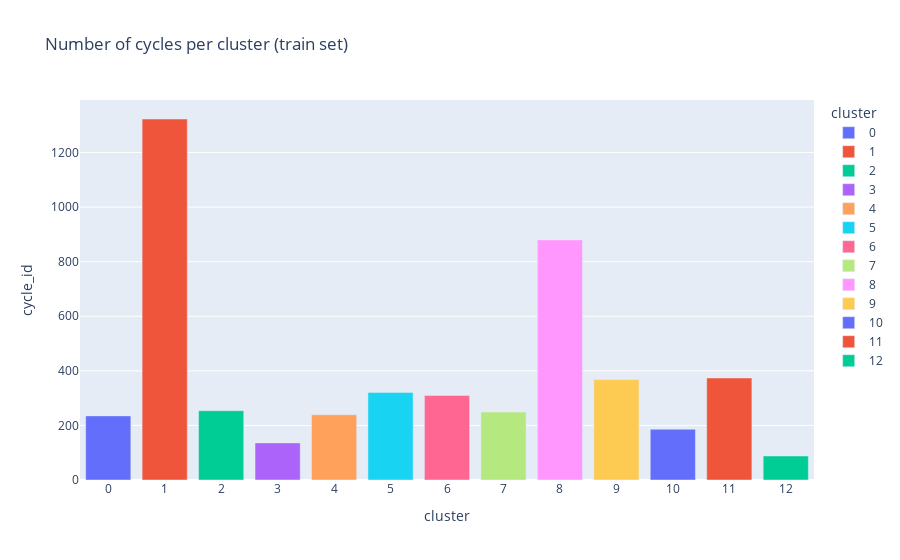
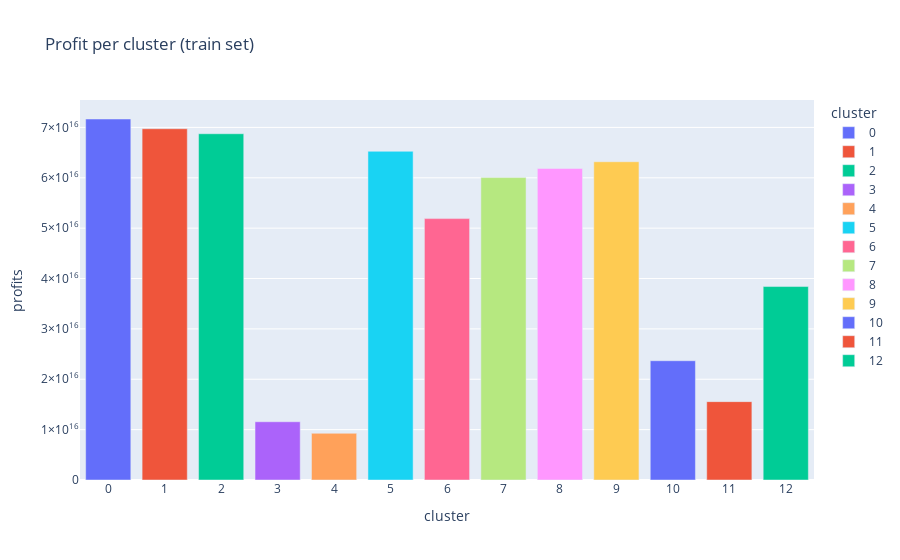
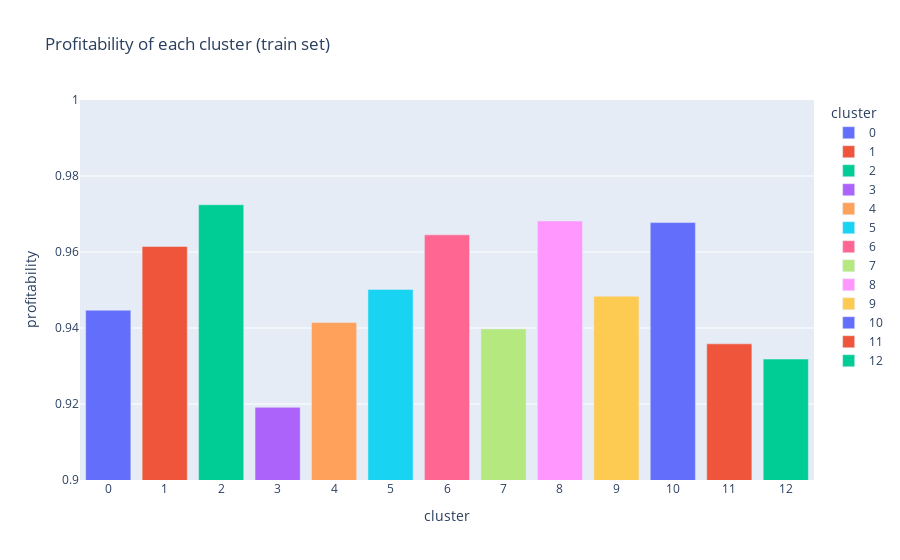
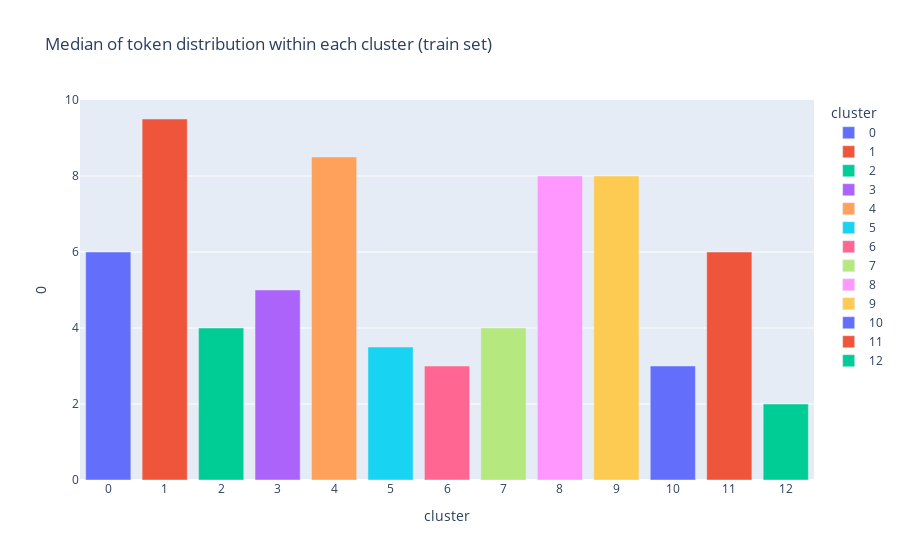

The notebook cell saved with these charts, in order:
### Code cell
pipeline_metrics= [
    nb_cycles_clusters,
    profits_clusters,
    profitability_clusters,
    median_token_clusters,
    entropy_clusters
]

train_grouper = cluster_profits = fX_train.groupby('cluster')

[agg(train_grouper) for agg in pipeline_metrics]

### Figure 1 — Plotly figure (JSON) as saved in the notebook; plotly's stock layout.template omitted (floating-point values rounded to 4 significant figures)
{"data": [{"alignmentgroup": "True", "hovertemplate": "cluster=%{x}<br>cycle_id=%{y}<extra></extra>", "legendgroup": "0", "marker": {"color": "#636efa", "pattern": {"shape": ""}}, "name": "0", "offsetgroup": "0", "orientation": "v", "showlegend": true, "textposition": "auto", "type": "bar", "x": ["0"], "xaxis": "x", "y": [235], "yaxis": "y"}, {"alignmentgroup": "True", "hovertemplate": "cluster=%{x}<br>cycle_id=%{y}<extra></extra>", "legendgroup": "1", "marker": {"color": "#EF553B", "pattern": {"shape": ""}}, "name": "1", "offsetgroup": "1", "orientation": "v", "showlegend": true, "textposition": "auto", "type": "bar", "x": ["1"], "xaxis": "x", "y": [1323], "yaxis": "y"}, {"alignmentgroup": "True", "hovertemplate": "cluster=%{x}<br>cycle_id=%{y}<extra></extra>", "legendgroup": "2", "marker": {"color": "#00cc96", "pattern": {"shape": ""}}, "name": "2", "offsetgroup": "2", "orientation": "v", "showlegend": true, "textposition": "auto", "type": "bar", "x": ["2"], "xaxis": "x", "y": [254], "yaxis": "y"}, {"alignmentgroup": "True", "hovertemplate": "cluster=%{x}<br>cycle_id=%{y}<extra></extra>", "legendgroup": "3", "marker": {"color": "#ab63fa", "pattern": {"shape": ""}}, "name": "3", "offsetgroup": "3", "orientation": "v", "showlegend": true, "textposition": "auto", "type": "bar", "x": ["3"], "xaxis": "x", "y": [136], "yaxis": "y"}, {"alignmentgroup": "True", "hovertemplate": "cluster=%{x}<br>cycle_id=%{y}<extra></extra>", "legendgroup": "4", "marker": {"color": "#FFA15A", "pattern": {"shape": ""}}, "name": "4", "offsetgroup": "4", "orientation": "v", "showlegend": true, "textposition": "auto", "type": "bar", "x": ["4"], "xaxis": "x", "y": [239], "yaxis": "y"}, {"alignmentgroup": "True", "hovertemplate": "cluster=%{x}<br>cycle_id=%{y}<extra></extra>", "legendgroup": "5", "marker": {"color": "#19d3f3", "pattern": {"shape": ""}}, "name": "5", "offsetgroup": "5", "orientation": "v", "showlegend": true, "textposition": "auto", "type": "bar", "x": ["5"], "xaxis": "x", "y": [321], "yaxis": "y"}, {"alignmentgroup": "True", "hovertemplate": "cluster=%{x}<br>cycle_id=%{y}<extra></extra>", "legendgroup": "6", "marker": {"color": "#FF6692", "pattern": {"shape": ""}}, "name": "6", "offsetgroup": "6", "orientation": "v", "showlegend": true, "textposition": "auto", "type": "bar", "x": ["6"], "xaxis": "x", "y": [310], "yaxis": "y"}, {"alignmentgroup": "True", "hovertemplate": "cluster=%{x}<br>cycle_id=%{y}<extra></extra>", "legendgroup": "7", "marker": {"color": "#B6E880", "pattern": {"shape": ""}}, "name": "7", "offsetgroup": "7", "orientation": "v", "showlegend": true, "textposition": "auto", "type": "bar", "x": ["7"], "xaxis": "x", "y": [249], "yaxis": "y"}, {"alignmentgroup": "True", "hovertemplate": "cluster=%{x}<br>cycle_id=%{y}<extra></extra>", "legendgroup": "8", "marker": {"color": "#FF97FF", "pattern": {"shape": ""}}, "name": "8", "offsetgroup": "8", "orientation": "v", "showlegend": true, "textposition": "auto", "type": "bar", "x": ["8"], "xaxis": "x", "y": [880], "yaxis": "y"}, {"alignmentgroup": "True", "hovertemplate": "cluster=%{x}<br>cycle_id=%{y}<extra></extra>", "legendgroup": "9", "marker": {"color": "#FECB52", "pattern": {"shape": ""}}, "name": "9", "offsetgroup": "9", "orientation": "v", "showlegend": true, "textposition": "auto", "type": "bar", "x": ["9"], "xaxis": "x", "y": [368], "yaxis": "y"}, {"alignmentgroup": "True", "hovertemplate": "cluster=%{x}<br>cycle_id=%{y}<extra></extra>", "legendgroup": "10", "marker": {"color": "#636efa", "pattern": {"shape": ""}}, "name": "10", "offsetgroup": "10", "orientation": "v", "showlegend": true, "textposition": "auto", "type": "bar", "x": ["10"], "xaxis": "x", "y": [186], "yaxis": "y"}, {"alignmentgroup": "True", "hovertemplate": "cluster=%{x}<br>cycle_id=%{y}<extra></extra>", "legendgroup": "11", "marker": {"color": "#EF553B", "pattern": {"shape": ""}}, "name": "11", "offsetgroup": "11", "orientation": "v", "showlegend": true, "textposition": "auto", "type": "bar", "x": ["11"], "xaxis": "x", "y": [374], "yaxis": "y"}, {"alignmentgroup": "True", "hovertemplate": "cluster=%{x}<br>cycle_id=%{y}<extra></extra>", "legendgroup": "12", "marker": {"color": "#00cc96", "pattern": {"shape": ""}}, "name": "12", "offsetgroup": "12", "orientation": "v", "showlegend": true, "textposition": "auto", "type": "bar", "x": ["12"], "xaxis": "x", "y": [88], "yaxis": "y"}], "layout": {"barmode": "relative", "legend": {"title": {"text": "cluster"}, "tracegroupgap": 0}, "title": {"text": "Number of cycles per cluster (train set)"}, "xaxis": {"anchor": "y", "categoryarray": ["0", "1", "2", "3", "4", "5", "6", "7", "8", "9", "10", "11", "12"], "categoryorder": "array", "domain": [0, 1], "title": {"text": "cluster"}, "type": "category"}, "yaxis": {"anchor": "x", "domain": [0, 1], "title": {"text": "cycle_id"}}}}

### Figure 2 — Plotly figure (JSON) as saved in the notebook; plotly's stock layout.template omitted (floating-point values rounded to 4 significant figures)
{"data": [{"alignmentgroup": "True", "hovertemplate": "cluster=%{x}<br>profits=%{y}<extra></extra>", "legendgroup": "0", "marker": {"color": "#636efa", "pattern": {"shape": ""}}, "name": "0", "offsetgroup": "0", "orientation": "v", "showlegend": true, "textposition": "auto", "type": "bar", "x": ["0"], "xaxis": "x", "y": [71670853254515790], "yaxis": "y"}, {"alignmentgroup": "True", "hovertemplate": "cluster=%{x}<br>profits=%{y}<extra></extra>", "legendgroup": "1", "marker": {"color": "#EF553B", "pattern": {"shape": ""}}, "name": "1", "offsetgroup": "1", "orientation": "v", "showlegend": true, "textposition": "auto", "type": "bar", "x": ["1"], "xaxis": "x", "y": [69739959678993810], "yaxis": "y"}, {"alignmentgroup": "True", "hovertemplate": "cluster=%{x}<br>profits=%{y}<extra></extra>", "legendgroup": "2", "marker": {"color": "#00cc96", "pattern": {"shape": ""}}, "name": "2", "offsetgroup": "2", "orientation": "v", "showlegend": true, "textposition": "auto", "type": "bar", "x": ["2"], "xaxis": "x", "y": [68743845023662290], "yaxis": "y"}, {"alignmentgroup": "True", "hovertemplate": "cluster=%{x}<br>profits=%{y}<extra></extra>", "legendgroup": "3", "marker": {"color": "#ab63fa", "pattern": {"shape": ""}}, "name": "3", "offsetgroup": "3", "orientation": "v", "showlegend": true, "textposition": "auto", "type": "bar", "x": ["3"], "xaxis": "x", "y": [11567094213907902], "yaxis": "y"}, {"alignmentgroup": "True", "hovertemplate": "cluster=%{x}<br>profits=%{y}<extra></extra>", "legendgroup": "4", "marker": {"color": "#FFA15A", "pattern": {"shape": ""}}, "name": "4", "offsetgroup": "4", "orientation": "v", "showlegend": true, "textposition": "auto", "type": "bar", "x": ["4"], "xaxis": "x", "y": [9270026844245614], "yaxis": "y"}, {"alignmentgroup": "True", "hovertemplate": "cluster=%{x}<br>profits=%{y}<extra></extra>", "legendgroup": "5", "marker": {"color": "#19d3f3", "pattern": {"shape": ""}}, "name": "5", "offsetgroup": "5", "orientation": "v", "showlegend": true, "textposition": "auto", "type": "bar", "x": ["5"], "xaxis": "x", "y": [65258737765118850], "yaxis": "y"}, {"alignmentgroup": "True", "hovertemplate": "cluster=%{x}<br>profits=%{y}<extra></extra>", "legendgroup": "6", "marker": {"color": "#FF6692", "pattern": {"shape": ""}}, "name": "6", "offsetgroup": "6", "orientation": "v", "showlegend": true, "textposition": "auto", "type": "bar", "x": ["6"], "xaxis": "x", "y": [51893617472389200], "yaxis": "y"}, {"alignmentgroup": "True", "hovertemplate": "cluster=%{x}<br>profits=%{y}<extra></extra>", "legendgroup": "7", "marker": {"color": "#B6E880", "pattern": {"shape": ""}}, "name": "7", "offsetgroup": "7", "orientation": "v", "showlegend": true, "textposition": "auto", "type": "bar", "x": ["7"], "xaxis": "x", "y": [60041367840888130], "yaxis": "y"}, {"alignmentgroup": "True", "hovertemplate": "cluster=%{x}<br>profits=%{y}<extra></extra>", "legendgroup": "8", "marker": {"color": "#FF97FF", "pattern": {"shape": ""}}, "name": "8", "offsetgroup": "8", "orientation": "v", "showlegend": true, "textposition": "auto", "type": "bar", "x": ["8"], "xaxis": "x", "y": [61857105627267320], "yaxis": "y"}, {"alignmentgroup": "True", "hovertemplate": "cluster=%{x}<br>profits=%{y}<extra></extra>", "legendgroup": "9", "marker": {"color": "#FECB52", "pattern": {"shape": ""}}, "name": "9", "offsetgroup": "9", "orientation": "v", "showlegend": true, "textposition": "auto", "type": "bar", "x": ["9"], "xaxis": "x", "y": [63184594587550540], "yaxis": "y"}, {"alignmentgroup": "True", "hovertemplate": "cluster=%{x}<br>profits=%{y}<extra></extra>", "legendgroup": "10", "marker": {"color": "#636efa", "pattern": {"shape": ""}}, "name": "10", "offsetgroup": "10", "orientation": "v", "showlegend": true, "textposition": "auto", "type": "bar", "x": ["10"], "xaxis": "x", "y": [23680920104423476], "yaxis": "y"}, {"alignmentgroup": "True", "hovertemplate": "cluster=%{x}<br>profits=%{y}<extra></extra>", "legendgroup": "11", "marker": {"color": "#EF553B", "pattern": {"shape": ""}}, "name": "11", "offsetgroup": "11", "orientation": "v", "showlegend": true, "textposition": "auto", "type": "bar", "x": ["11"], "xaxis": "x", "y": [15559421820283932], "yaxis": "y"}, {"alignmentgroup": "True", "hovertemplate": "cluster=%{x}<br>profits=%{y}<extra></extra>", "legendgroup": "12", "marker": {"color": "#00cc96", "pattern": {"shape": ""}}, "name": "12", "offsetgroup": "12", "orientation": "v", "showlegend": true, "textposition": "auto", "type": "bar", "x": ["12"], "xaxis": "x", "y": [38406364601152730], "yaxis": "y"}], "layout": {"barmode": "relative", "legend": {"title": {"text": "cluster"}, "tracegroupgap": 0}, "title": {"text": "Profit per cluster (train set)"}, "xaxis": {"anchor": "y", "categoryarray": ["0", "1", "2", "3", "4", "5", "6", "7", "8", "9", "10", "11", "12"], "categoryorder": "array", "domain": [0, 1], "title": {"text": "cluster"}, "type": "category"}, "yaxis": {"anchor": "x", "domain": [0, 1], "title": {"text": "profits"}}}}

### Figure 3 — Plotly figure (JSON) as saved in the notebook; plotly's stock layout.template omitted (floating-point values rounded to 4 significant figures)
{"data": [{"alignmentgroup": "True", "hovertemplate": "cluster=%{x}<br>profitability=%{y}<extra></extra>", "legendgroup": "0", "marker": {"color": "#636efa", "pattern": {"shape": ""}}, "name": "0", "offsetgroup": "0", "orientation": "v", "showlegend": true, "textposition": "auto", "type": "bar", "x": ["0"], "xaxis": "x", "y": [0.9447], "yaxis": "y"}, {"alignmentgroup": "True", "hovertemplate": "cluster=%{x}<br>profitability=%{y}<extra></extra>", "legendgroup": "1", "marker": {"color": "#EF553B", "pattern": {"shape": ""}}, "name": "1", "offsetgroup": "1", "orientation": "v", "showlegend": true, "textposition": "auto", "type": "bar", "x": ["1"], "xaxis": "x", "y": [0.9615], "yaxis": "y"}, {"alignmentgroup": "True", "hovertemplate": "cluster=%{x}<br>profitability=%{y}<extra></extra>", "legendgroup": "2", "marker": {"color": "#00cc96", "pattern": {"shape": ""}}, "name": "2", "offsetgroup": "2", "orientation": "v", "showlegend": true, "textposition": "auto", "type": "bar", "x": ["2"], "xaxis": "x", "y": [0.9724], "yaxis": "y"}, {"alignmentgroup": "True", "hovertemplate": "cluster=%{x}<br>profitability=%{y}<extra></extra>", "legendgroup": "3", "marker": {"color": "#ab63fa", "pattern": {"shape": ""}}, "name": "3", "offsetgroup": "3", "orientation": "v", "showlegend": true, "textposition": "auto", "type": "bar", "x": ["3"], "xaxis": "x", "y": [0.9191], "yaxis": "y"}, {"alignmentgroup": "True", "hovertemplate": "cluster=%{x}<br>profitability=%{y}<extra></extra>", "legendgroup": "4", "marker": {"color": "#FFA15A", "pattern": {"shape": ""}}, "name": "4", "offsetgroup": "4", "orientation": "v", "showlegend": true, "textposition": "auto", "type": "bar", "x": ["4"], "xaxis": "x", "y": [0.9414], "yaxis": "y"}, {"alignmentgroup": "True", "hovertemplate": "cluster=%{x}<br>profitability=%{y}<extra></extra>", "legendgroup": "5", "marker": {"color": "#19d3f3", "pattern": {"shape": ""}}, "name": "5", "offsetgroup": "5", "orientation": "v", "showlegend": true, "textposition": "auto", "type": "bar", "x": ["5"], "xaxis": "x", "y": [0.9502], "yaxis": "y"}, {"alignmentgroup": "True", "hovertemplate": "cluster=%{x}<br>profitability=%{y}<extra></extra>", "legendgroup": "6", "marker": {"color": "#FF6692", "pattern": {"shape": ""}}, "name": "6", "offsetgroup": "6", "orientation": "v", "showlegend": true, "textposition": "auto", "type": "bar", "x": ["6"], "xaxis": "x", "y": [0.9645], "yaxis": "y"}, {"alignmentgroup": "True", "hovertemplate": "cluster=%{x}<br>profitability=%{y}<extra></extra>", "legendgroup": "7", "marker": {"color": "#B6E880", "pattern": {"shape": ""}}, "name": "7", "offsetgroup": "7", "orientation": "v", "showlegend": true, "textposition": "auto", "type": "bar", "x": ["7"], "xaxis": "x", "y": [0.9398], "yaxis": "y"}, {"alignmentgroup": "True", "hovertemplate": "cluster=%{x}<br>profitability=%{y}<extra></extra>", "legendgroup": "8", "marker": {"color": "#FF97FF", "pattern": {"shape": ""}}, "name": "8", "offsetgroup": "8", "orientation": "v", "showlegend": true, "textposition": "auto", "type": "bar", "x": ["8"], "xaxis": "x", "y": [0.9682], "yaxis": "y"}, {"alignmentgroup": "True", "hovertemplate": "cluster=%{x}<br>profitability=%{y}<extra></extra>", "legendgroup": "9", "marker": {"color": "#FECB52", "pattern": {"shape": ""}}, "name": "9", "offsetgroup": "9", "orientation": "v", "showlegend": true, "textposition": "auto", "type": "bar", "x": ["9"], "xaxis": "x", "y": [0.9484], "yaxis": "y"}, {"alignmentgroup": "True", "hovertemplate": "cluster=%{x}<br>profitability=%{y}<extra></extra>", "legendgroup": "10", "marker": {"color": "#636efa", "pattern": {"shape": ""}}, "name": "10", "offsetgroup": "10", "orientation": "v", "showlegend": true, "textposition": "auto", "type": "bar", "x": ["10"], "xaxis": "x", "y": [0.9677], "yaxis": "y"}, {"alignmentgroup": "True", "hovertemplate": "cluster=%{x}<br>profitability=%{y}<extra></extra>", "legendgroup": "11", "marker": {"color": "#EF553B", "pattern": {"shape": ""}}, "name": "11", "offsetgroup": "11", "orientation": "v", "showlegend": true, "textposition": "auto", "type": "bar", "x": ["11"], "xaxis": "x", "y": [0.9358], "yaxis": "y"}, {"alignmentgroup": "True", "hovertemplate": "cluster=%{x}<br>profitability=%{y}<extra></extra>", "legendgroup": "12", "marker": {"color": "#00cc96", "pattern": {"shape": ""}}, "name": "12", "offsetgroup": "12", "orientation": "v", "showlegend": true, "textposition": "auto", "type": "bar", "x": ["12"], "xaxis": "x", "y": [0.9318], "yaxis": "y"}], "layout": {"barmode": "relative", "legend": {"title": {"text": "cluster"}, "tracegroupgap": 0}, "title": {"text": "Profitability of each cluster (train set)"}, "xaxis": {"anchor": "y", "categoryarray": ["0", "1", "2", "3", "4", "5", "6", "7", "8", "9", "10", "11", "12"], "categoryorder": "array", "domain": [0, 1], "title": {"text": "cluster"}, "type": "category"}, "yaxis": {"anchor": "x", "domain": [0, 1], "range": [0.9, 1], "title": {"text": "profitability"}}}}

### Figure 4 — Plotly figure (JSON) as saved in the notebook; plotly's stock layout.template omitted (floating-point values rounded to 4 significant figures)
{"data": [{"alignmentgroup": "True", "hovertemplate": "cluster=%{x}<br>0=%{y}<extra></extra>", "legendgroup": "0", "marker": {"color": "#636efa", "pattern": {"shape": ""}}, "name": "0", "offsetgroup": "0", "orientation": "v", "showlegend": true, "textposition": "auto", "type": "bar", "x": ["0"], "xaxis": "x", "y": [6], "yaxis": "y"}, {"alignmentgroup": "True", "hovertemplate": "cluster=%{x}<br>0=%{y}<extra></extra>", "legendgroup": "1", "marker": {"color": "#EF553B", "pattern": {"shape": ""}}, "name": "1", "offsetgroup": "1", "orientation": "v", "showlegend": true, "textposition": "auto", "type": "bar", "x": ["1"], "xaxis": "x", "y": [9.5], "yaxis": "y"}, {"alignmentgroup": "True", "hovertemplate": "cluster=%{x}<br>0=%{y}<extra></extra>", "legendgroup": "2", "marker": {"color": "#00cc96", "pattern": {"shape": ""}}, "name": "2", "offsetgroup": "2", "orientation": "v", "showlegend": true, "textposition": "auto", "type": "bar", "x": ["2"], "xaxis": "x", "y": [4], "yaxis": "y"}, {"alignmentgroup": "True", "hovertemplate": "cluster=%{x}<br>0=%{y}<extra></extra>", "legendgroup": "3", "marker": {"color": "#ab63fa", "pattern": {"shape": ""}}, "name": "3", "offsetgroup": "3", "orientation": "v", "showlegend": true, "textposition": "auto", "type": "bar", "x": ["3"], "xaxis": "x", "y": [5], "yaxis": "y"}, {"alignmentgroup": "True", "hovertemplate": "cluster=%{x}<br>0=%{y}<extra></extra>", "legendgroup": "4", "marker": {"color": "#FFA15A", "pattern": {"shape": ""}}, "name": "4", "offsetgroup": "4", "orientation": "v", "showlegend": true, "textposition": "auto", "type": "bar", "x": ["4"], "xaxis": "x", "y": [8.5], "yaxis": "y"}, {"alignmentgroup": "True", "hovertemplate": "cluster=%{x}<br>0=%{y}<extra></extra>", "legendgroup": "5", "marker": {"color": "#19d3f3", "pattern": {"shape": ""}}, "name": "5", "offsetgroup": "5", "orientation": "v", "showlegend": true, "textposition": "auto", "type": "bar", "x": ["5"], "xaxis": "x", "y": [3.5], "yaxis": "y"}, {"alignmentgroup": "True", "hovertemplate": "cluster=%{x}<br>0=%{y}<extra></extra>", "legendgroup": "6", "marker": {"color": "#FF6692", "pattern": {"shape": ""}}, "name": "6", "offsetgroup": "6", "orientation": "v", "showlegend": true, "textposition": "auto", "type": "bar", "x": ["6"], "xaxis": "x", "y": [3], "yaxis": "y"}, {"alignmentgroup": "True", "hovertemplate": "cluster=%{x}<br>0=%{y}<extra></extra>", "legendgroup": "7", "marker": {"color": "#B6E880", "pattern": {"shape": ""}}, "name": "7", "offsetgroup": "7", "orientation": "v", "showlegend": true, "textposition": "auto", "type": "bar", "x": ["7"], "xaxis": "x", "y": [4], "yaxis": "y"}, {"alignmentgroup": "True", "hovertemplate": "cluster=%{x}<br>0=%{y}<extra></extra>", "legendgroup": "8", "marker": {"color": "#FF97FF", "pattern": {"shape": ""}}, "name": "8", "offsetgroup": "8", "orientation": "v", "showlegend": true, "textposition": "auto", "type": "bar", "x": ["8"], "xaxis": "x", "y": [8], "yaxis": "y"}, {"alignmentgroup": "True", "hovertemplate": "cluster=%{x}<br>0=%{y}<extra></extra>", "legendgroup": "9", "marker": {"color": "#FECB52", "pattern": {"shape": ""}}, "name": "9", "offsetgroup": "9", "orientation": "v", "showlegend": true, "textposition": "auto", "type": "bar", "x": ["9"], "xaxis": "x", "y": [8], "yaxis": "y"}, {"alignmentgroup": "True", "hovertemplate": "cluster=%{x}<br>0=%{y}<extra></extra>", "legendgroup": "10", "marker": {"color": "#636efa", "pattern": {"shape": ""}}, "name": "10", "offsetgroup": "10", "orientation": "v", "showlegend": true, "textposition": "auto", "type": "bar", "x": ["10"], "xaxis": "x", "y": [3], "yaxis": "y"}, {"alignmentgroup": "True", "hovertemplate": "cluster=%{x}<br>0=%{y}<extra></extra>", "legendgroup": "11", "marker": {"color": "#EF553B", "pattern": {"shape": ""}}, "name": "11", "offsetgroup": "11", "orientation": "v", "showlegend": true, "textposition": "auto", "type": "bar", "x": ["11"], "xaxis": "x", "y": [6], "yaxis": "y"}, {"alignmentgroup": "True", "hovertemplate": "cluster=%{x}<br>0=%{y}<extra></extra>", "legendgroup": "12", "marker": {"color": "#00cc96", "pattern": {"shape": ""}}, "name": "12", "offsetgroup": "12", "orientation": "v", "showlegend": true, "textposition": "auto", "type": "bar", "x": ["12"], "xaxis": "x", "y": [2], "yaxis": "y"}], "layout": {"barmode": "relative", "legend": {"title": {"text": "cluster"}, "tracegroupgap": 0}, "title": {"text": "Median of token distribution within each cluster (train set)"}, "xaxis": {"anchor": "y", "categoryarray": ["0", "1", "2", "3", "4", "5", "6", "7", "8", "9", "10", "11", "12"], "categoryorder": "array", "domain": [0, 1], "title": {"text": "cluster"}, "type": "category"}, "yaxis": {"anchor": "x", "domain": [0, 1], "title": {"text": "0"}}}}
